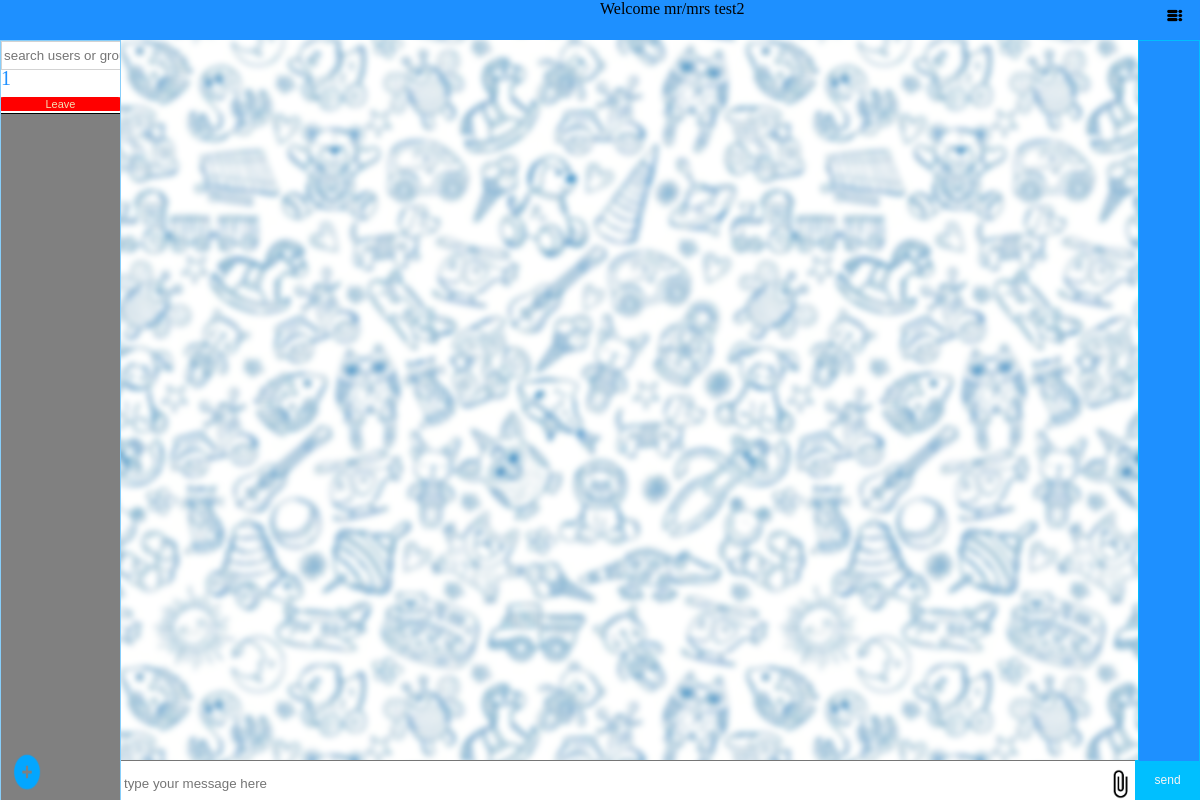
The page /groups&messages/ (signed in) on the database as committed earlier.
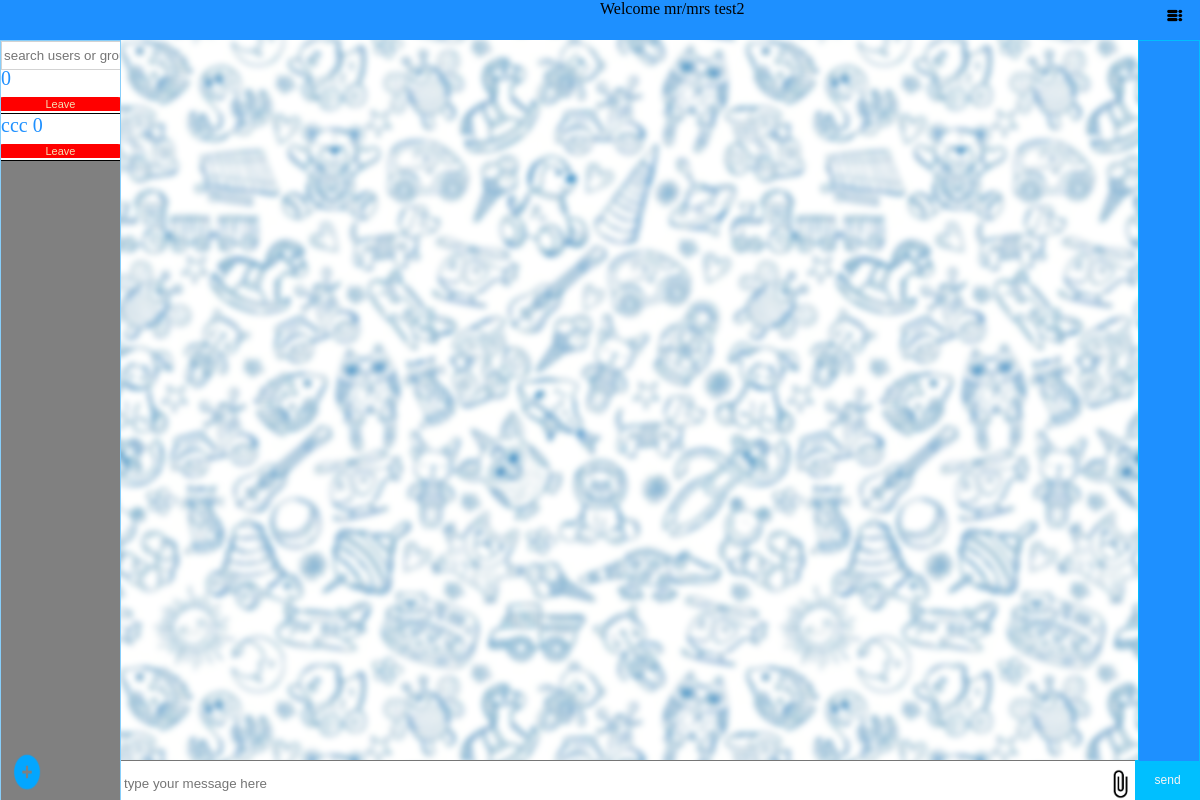
The same page on the database as committed later.
### user_module/models.py (models this page shows, shortened)
class cutsom_user(AbstractUser):
    acivation_code=models.CharField(max_length=72,verbose_name='user activation code',default='')
    avatar=models.ImageField(upload_to='users_avatars/',null=True,blank=True)
    password = models.CharField(max_length=100,null=False,blank=False)
    is_private=models.BooleanField(default=False,verbose_name='Is User Private')
    pass_reset_code=models.CharField(max_length=70,verbose_name='password reset code',null=False,blank=False)
    delete_code=models.CharField(max_length=16,null=True,blank=True,verbose_name='delete_user code')
    def get_avatar(self):
        try:
            return self.avatar.url
        except:
            return ''
    class Meta:
        verbose_name='custom_user'
        verbose_name_plural='custom_users'
        db_table='custom_user'

### groups_and_messages/models.py (models this page shows, shortened)
class chat_group(models.Model):
    title=models.CharField(max_length=100,verbose_name="group's title",default='',unique=True,error_messages={'unique':'A Group With Such Name Exists!'})
    users=models.ManyToManyField(cutsom_user,verbose_name="group's users")
    picture=models.ImageField(upload_to='groups_images',null=True,blank=True)
    types=(('two','two'),('many','many'))
    group_type=models.CharField(max_length=5,choices=types,default='many',null=False,blank=False,verbose_name='type of group chat')
    def children_sorted_by_date(self,start=0,length=5):
        return self.chat_messages_set.order_by('-creation_date').all()[start:start+length:]
    def __str__(self):
        return self.title
    class Meta:
        db_table='chat_groups'
        verbose_name='chat_group'
        verbose_name_plural='chat_groups'

### groups_and_messages/views.py (the view)
# urls.py: path('',show_chat_groups.as_view(),name='show-chat-groups')
@method_decorator(login_required,name='dispatch')
class show_chat_groups(View):
    def get(self,request:HttpRequest):
     groups=chat_group.objects.\
         filter(users=request.user)
     grs={x.pk:x.chat_messages_set.exclude(user=request.user).exclude(seen_list__users=request.user).all().count() for x in groups}
     titles = {x.pk: x.users.exclude(username=request.user.username).first().username for x in groups if x.group_type=='two'}
     groups = groups.annotate(
         my_title=Case(
             *[When(pk=key, then=Value(value)) for key, value in titles.items()],
             default=Value(''),
             output_field=CharField()
         )
     ).annotate(unread_count=Case(
         *[When(pk=key,then=Value(value)) for key,value in grs.items()],default=0,output_field=IntegerField()))
     for obj in groups:
         print(obj,obj.unread_count)
     contex={'groups':groups}
     return render(request,'chat_room_page.html',context=contex)

### groups_and_messages/templates/chat_room_page.html (shortened to what this page needs)
<!DOCTYPE html>
<html lang="en">
<head>
</head>
<div style="background-image:url('/static/imgs/back_ground.jpg');filter: blur(3px);position:fixed;top:0;right: 0;
height: 100vh;width: 100vw;z-index: -5"></div>
<body style="display: flex;flex-direction: row-reverse;">
<div >
<div class="logo_header">
    <div style="height: 45px;width: fit-content;margin-left: 50%">
<p style="margin: auto">Welcome mr/mrs {{ user.username }}  </p>
    </div>
</div>
<div style="position: absolute;right:1.25%;top:1%;z-index: 1;height: 7%;width: 2%">
            <img src="/static/imgs/options.png" style="z-index: 200;width: 80%;height: 30%;position:absolute;right: 2%;top:-2%"
            onclick="open_close_sidebar('close')"
            >
        </div>
<div class="chat_rooms">
    <input class="search_box" placeholder="search users or groups" oninput="retrieve_groups(this.value);">
    <div id="groups_list">
        {% for group in groups %}
        <div onclick="change_selected_message_group('{{ group.id }}')" id="group{{ group.id }}">
              {% if group.group_type == 'many' %}
          <div style="float: top">  {{ group.title }} {{ group.unread_count }} </div>
                   <button class="leave_group" onclick="event.stopPropagation();console.log('clicked');
                    open_close_warning(true,'do you want to leave {{ group.title }} ?');war_form_action_button.addEventListener('click',
                           function() {
                           leave_group('{{ group.id }}','many')
                           })">
            Leave
        </button>
            {% endif %}
        </div>
        {% endfor %}
    </div>
</div>
<div class="type_message">
    <form action=""  id="message_form" enctype="multipart/form-data" style="height:100%">
    <input type="text" style="width: 100%;height: 100%" placeholder="type your message here" id="message_to_send" name="message">
    <label for="file_to_send" style="width: 30px;height: 30px;position: absolute;top: 22%;right: 6%;z-index: 10">
        <img src="/static/imgs/attatch.png" style="height: 100%;width:100%;" id="magnet_pic" >
    </label>
        </form>
    <button style="height: 100%;width: 6%;background-color: deepskyblue;border: none;z-index: 5;color: whitesmoke;position: absolute;bottom:1%;right: 0%;font-size: 1vw" class="send_button" onclick="send_message()">
      send
    </button>
</div>
<div style="height: 90%;overflow-y: scroll;border: 1px solid deepskyblue;box-shadow: 2px 2px 2px deepskyblue;
width: 5%;position: absolute;right: 0;top: 5%;background-color: dodgerblue;color: whitesmoke" id="users_lists_container">
</div>
<div style="position: absolute;
            top:5%;
            right: 5%;
            height: 90%;
            width: 85%;
            overflow-y: scroll;
            " id="message_groups_tabs">
</div>
<img src="/static/imgs/plus.png" style="height: 5%;width: 2.5%;position: fixed;bottom: 1%;left:1%;z-index: 2" onclick="new_group_pop_up_or_off()">
</div>
</body>
</html>

### groups_and_messages/templates/chat_room_page.html (style rules this page uses)
div.logo_header { position: fixed; top:0; left: 0; width: 100%; height:5%; background-color: dodgerblue; animation-name: border; animation-duration: 4s; animation-iteration-count: infinite; }
div.chat_rooms { height: 100vh; width: 9.9vw; border: 1px solid lightskyblue; position: fixed; z-index: 1; top: 5%; left: 0; overflow-x: hidden; padding-top: 2.15vh; }
input.search_box { z-index: 2; position: absolute; left:0.1%; top: 0%; border: 1px solid lightgrey; height:3%; width: 100%; background-color: white; color:black; max-height: 100%; }
div.chat_rooms>div { margin-top: 7%; background-color: grey; list-style: none; height: fit-content; width:100%; height: 100%; }
div.chat_rooms>div>div { border-bottom: 1px solid black; height:fit-content; color: dodgerblue; background-color: white; width: 100%; font-size:calc(1vh + 1vw); }
div.type_message { position: fixed; bottom:0; right: 0; width: 90%; height:5%; background-color:black; }
.leave_group { float: top;height: fit-content;background-color:red; border: none;border-radius: 2%;color: wheat;font-size: calc(0.55vh + 0.55vw);width: 100%; }

Rows that differ between the two databases and show on the page:
computed for chat_group (number 1 of 2 on the later page): unread_count "1" → "0"
added chat_group: title "ccc", unread_count "0"
